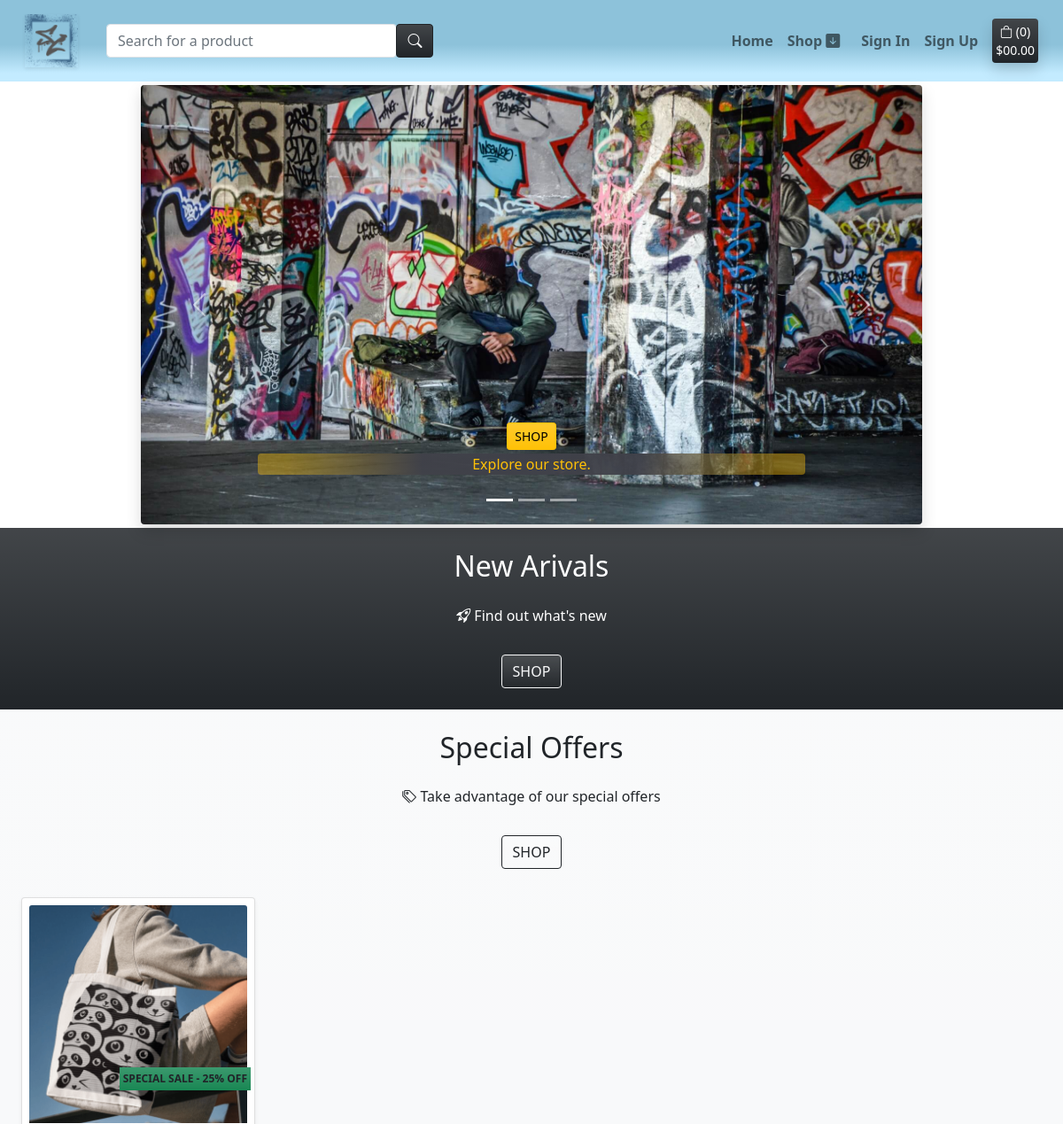
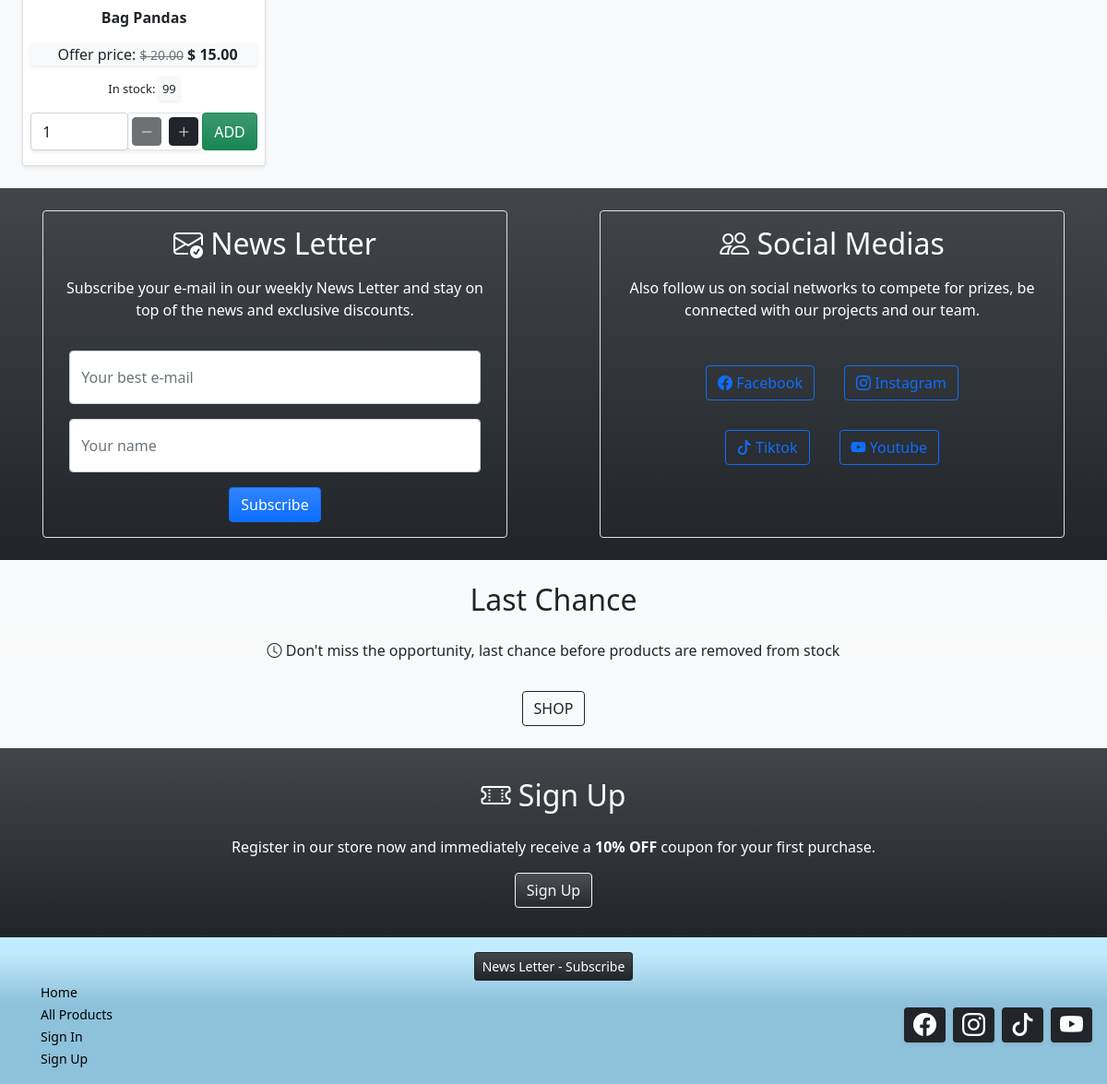
The page / on the database its author committed (2 pictures, top to bottom).
### products/models.py (models this page shows, shortened)
class Product(models.Model):
    sku = models.SmallAutoField(primary_key=True)
    name = models.CharField(max_length=150, unique=True)
    release_date = models.DateTimeField(auto_now_add=True)
    category = models.ForeignKey('Category', null=True, blank=True, on_delete=models.SET_NULL)
    quantity_available = models.IntegerField(default=100,
            validators=[
            MinValueValidator(0)
        ])
    description = models.TextField()
    price = models.DecimalField(max_digits=6, decimal_places=2)
    offer = models.ForeignKey(Offer, null=True, blank=True, on_delete=models.SET_NULL)
    product_image = models.ImageField(null=True, blank=True)
    product_image_url = models.URLField(max_length=1024, null=True, blank=True)
    slug = models.SlugField(max_length=254, null=True, blank=True, unique=True)
    class Meta:
        ordering = ['-release_date']
    def cal_discount_price(self):
        return self.price - ((self.price * self.offer.offer_discount) / 100)

class Offer(models.Model):
    offer_sku = models.SmallAutoField(primary_key=True)
    offer_name = models.CharField(max_length=50,)
    offer_display = models.CharField(max_length=254, null=True, blank=True)
    offer_discount = models.IntegerField(default=0,
        validators=[
            MaxValueValidator(80),
            MinValueValidator(0)
        ])

### home/views.py (the view)
# urls.py: path('', views.index, name='home')
def index(request):
    special_list = Product.objects.filter(offer=2).order_by("-release_date")
    news_list = Product.objects.filter(offer=1).order_by("-release_date")
    last_list = Product.objects.filter(offer=3).order_by("-release_date")
    context = {
        "special_list": special_list,
        "news_list": news_list,
        "last_list": last_list,
    }
    return render(request, 'index.html', context)

### templates/index.html (shortened to what this page needs)
{% extends "base.html" %}
{% load static %}
{% block content %}
<header>
    <div class="container-fluid d-flex justify-content-center">
        <div id="carouselHeroCaptions" class="carousel slide m-1 col-xl-9 shadow" data-bs-ride="false">
            <div class="carousel-indicators">
                <button type="button" data-bs-target="#carouselHeroCaptions" data-bs-slide-to="0" class="active" aria-current="true" aria-label="Slide 1"></button>
                <button type="button" data-bs-target="#carouselHeroCaptions" data-bs-slide-to="1" aria-label="Slide 2"></button>
                <button type="button" data-bs-target="#carouselHeroCaptions" data-bs-slide-to="2" aria-label="Slide 3"></button>
            </div>
        <div class="carousel-inner">
            <div class="carousel-item active">
                <img src="{{ MEDIA_URL }}hero-one.jpg" class="img-fluid hero-image rounded" alt="Man sitting with skateboard ">
                <div class="carousel-caption d-block">
                    <a href="{% url 'products' %}" class="mb-1 btn btn-sm btn-warning bg-gradient shadow-sm">SHOP</a>
                    <p class="hero-text bg-hero text-warning rounded shadow-sm">Explore our store.</p>
                </div>
            </div>
        </div>
        <button class="carousel-control-prev" type="button" data-bs-target="#carouselHeroCaptions" data-bs-slide="prev">
            <span class="carousel-control-prev-icon" aria-hidden="true"></span>
        </button>
        <button class="carousel-control-next" type="button" data-bs-target="#carouselHeroCaptions" data-bs-slide="next">
            <span class="carousel-control-next-icon" aria-hidden="true"></span>
        </button>
        </div>
    </div>
</header>
<div class="p-2 container-fluid text-center bg-dark bg-gradient">
    <h2 class="m-2 p-2 text-white">New Arivals</h2>
    <p class="m-2 p-2 text-white"><i class="bi bi-rocket-takeoff"></i> Find out what's new</p>
    <a href="{% url 'products' %}?offer=NEW" class="btn btn-outline-light bg-gradient m-3">SHOP</a>
</div>
<div class="p-2 container-fluid text-center bg-light bg-gradient">
    <h2 class="m-2 p-2">Special Offers</h2>
    <p class="m-2 p-2"><i class="bi bi-tags"></i> Take advantage of our special offers</p>
    <a href="{% url 'products' %}?offer=SALE" class="btn btn-outline-dark bg-gradient m-3">SHOP</a>
    <div class="container-fluid">
        <div class="row">
            {% for product in special_list %}
                <div class="col-sm-6 col-md-4 col-lg-3 p-0">
                    <div class="card m-3 shadow-sm">
                        <div class="card-body m-1 p-1">
                            <a href="{% url 'product_details' product.slug %}">
                                <div class="image-container">
                                    {% if product.product_image %}
                                    <img class="card-img-top" src="{{ product.product_image.url }}" alt="{{ product.name }}">
                                    {% else %}
                                    <img class="card-img-top" src="{{ MEDIA_URL }}noimage-sc.png" alt="No image of the product">
                                    {% endif %}
                                    {% if product.offer %}
                                    <div class="offer-tag bg-success bg-gradient">
                                        <p class="card-text text-uppercase p-1 m-0 text-dark fw-bold" style="font-size: 12px;">{{ product.offer.offer_display }} - {{ product.offer.offer_discount }}% OFF</p>
                                    </div>
                                    {% endif %}
                                </div>
                            </a>
                            <p class="card-text fw-bold mt-2">{{ product.name }}</p>
                            <div class="bg-light bg-gradient rounded shadow-sm mt-3">
                                {% if product.offer %}
                                <p class="ps-2 card-text">Offer price: <span class="text-muted fw-light"><del><small>$ {{ product.price }}</small></del></span> <strong>$ {{ product.cal_discount_price }} </strong></p>
                                {% else %}
                                <p class="ps-2 card-text">Price: <strong>$ {{ product.price }}</strong></p>
                                {% endif %}
                            </div>
                            {% if product.quantity_available %}
                            <p class="card-text m-3 fw-light" style="font-size: 13px;">In stock: <span class="bg-light rounded p-1 shadow-sm">{{ product.quantity_available }}</span></p>
                            {% else %}
                            <p class="card-text m-3" style="font-size: 13px;"><span class="bg-light rounded p-1 shadow-sm text-danger">Out of Stock</span></p>
                            {% endif %}
                            <div class="mt-2 mb-2">
                                <form class="form" action="{% url 'add_to_bag' product.slug %}" method="POST">
                                    <div class="form-row">
                                        <div class="col-12 d-flex justify-content-center">
                                            <div class="form-group w-70">
                                                <div class="input-group">
                                                    <input class="form-control qty_input rounded shadow-sm" type="number"
                                                        name="quantity" value="1" min="1" max="99"
                                                        data-item_id="{{ product.slug }}"
                                                        id="id_qty_{{ product.slug }}">
                                                    <div class="d-flex flex-row border rounded shadow-sm">
                                                        <div class="input-group-prepend m-1">
                                                            <button type="button" class="decrement-qty btn btn-sm btn-dark rounded"
                                                                data-item_id="{{ product.slug }}" id="decrement-qty_{{ product.slug }}">
                                                                <span><i class="bi bi-dash-lg"></i></span>
                                                            </button>
                                                        </div>
                                                        <div class="input-group-append m-1">
                                                            <button type="button" class="increment-qty btn btn-sm btn-dark rounded"
                                                                data-item_id="{{ product.slug }}" id="increment-qty_{{ productslug }}">
                                                                <span><i class="bi bi-plus-lg"></i></span>
                                                            </button>
                                                        </div>
                                                    </div>
                                                    <input type="submit" class="btn btn-success bg-gradient rounded text-uppercase" value="Add">
                                                </div>
                                            </div>
                                        </div>
                                    </div>
                                </form>
                            </div>
                        </div>
                    </div>
                </div>
            {% endfor %}
        </div>
    </div>
</div>
<div class="p-2 text-center bg-dark bg-gradient text-white row d-flex justify-content-around">
    <div class="m-3 col-8 col-lg-5 border border-ligh rounded">
        <h2 class="m-2 p-2"><i class="bi bi-envelope-check"></i> News Letter</h2>
        <p class="fw-light">Subscribe your e-mail in our weekly News Letter and stay on top of the news and exclusive discounts.</p>
        <div class="p-3">
            <form method="POST" action="{% url 'news_letter_sub' %}">
                <div class="form-floating mb-3 text-secondary">
                    <input type="email" class="form-control" id="news_email" name="news_email" placeholder="Your best e-mail">
                    <label for="news_email">Your best e-mail</label>
                </div>
                <div class="form-floating mb-3 text-secondary">
                    <input type="text" class="form-control" id="news_name" name="news_name" placeholder="Your name">
                    <label for="news_name">Your name</label>
                </div>
                <div class="container">
                    <button type="submit" class="btn btn-primary bg-gradient">Subscribe</button>
                </div>
            </form>
        </div>
    </div>
    <div class="m-3 col-8 col-lg-5 border border-ligh rounded">
        <h2 class="m-2 p-2"><i class="bi bi-people"></i> Social Medias</h2>
        <p class="fw-light">Also follow us on social networks to compete for prizes, be connected with our projects and our team.</p>
        <div class="d-flex flex-row justify-content-center pt-3">
            <div class="m-3">
                <a class="btn btn-outline-primary" href="https://facebook.com" target="_blank" rel="noopener" aria-label="Check our Facebook page
                (opens in a new tab)"><i class="bi bi-facebook"></i> Facebook</a>
            </div>
            <div class="m-3">
                <a class="btn btn-outline-primary" href="https://instagram.com" target="_blank" rel="noopener" aria-label="Check our Instagram page
                (opens in a new tab)"><i class="bi bi-instagram"></i> Instagram</a>
            </div>
        </div>
        <div class="d-flex flex-row justify-content-center">
            <div class="m-3">
                <a class="btn btn-outline-primary" href="https://tiktok.com" target="_blank" rel="noopener" aria-label="Check our TikTok page
                (opens in a new tab)"><i class="bi bi-tiktok"></i> Tiktok</a>
            </div>
            <div class="m-3">
                <a class="btn btn-outline-primary" href="https://youtube.com" target="_blank" rel="noopener" aria-label="Check our Youtube page
                (opens in a new tab)"><i class="bi bi-youtube"></i> Youtube</a>
            </div>
        </div>
    </div>
</div>
<div class="p-2 container-fluid text-center bg-light bg-gradient">
    <h2 class="m-2 p-2">Last Chance</h2>
    <p class="m-2 p-2"><i class="bi bi-clock"></i> Don't miss the opportunity, last chance before products are removed from stock</p>
    <a href="{% url 'products' %}?offer=LAST" class="btn btn-outline-dark bg-gradient m-3">SHOP</a>
</div>
{% if request.user.is_authenticated %}
{% else %}
<div class="p-3 container-fluid text-center bg-dark bg-gradient text-white">
    <h2 class="m-2 p-2"><i class="bi bi-ticket-perforated"></i> Sign Up</h2>
    <p class="m-2 p-2">Register in our store now and immediately receive a <strong>10% OFF</strong> coupon for your first purchase.</p>
    <a class="btn btn-outline-light bg-gradient mb-3" href="{% url 'account_signup' %}">Sign Up</a>
</div>
{% endif %}
{% endblock content %}

### static/css/style.css (style rules this page uses)
.bg-hero { background: radial-gradient(circle, rgba(64,65,73,0.9528186274509804) 40%, rgba(255,193,7,0.4) 90%); }
.hero-image { aspect-ratio: 16 / 9; }
.image-container { position: relative; }
.offer-tag { position: absolute; bottom: 15%; min-width: 25%; right: -4px; }

### rows shown on the page
Product: product_image (picture), offer.offer_display "SPECIAL SALE", offer.offer_discount "25", name "Bag Pandas", price "20.00", cal_discount_price "15.00", quantity_available "99"

### other values the page prints
{{ product_count }} "0"
